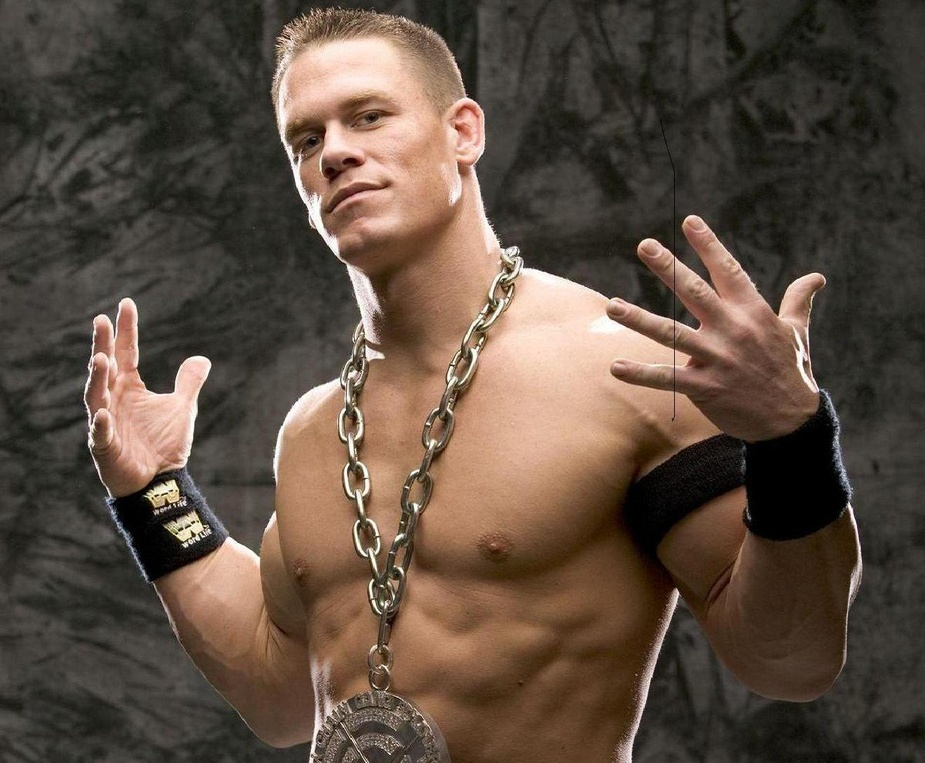
#> input picture pictures/cena.jpg, 925 x 763 px, shrunk from 1320 x 1088 before the run
$ python detectFace.py
#> lines starting #> are read from the running program, lines starting #| are printed output that depends on the picture; after the words box and inside, x2 and y2 are one past the last pixel; in counts of white or black regions, pixels touching at a corner belong together
import numpy as np
import cv2 as cv
from takeStill import *

face_cascade = cv.CascadeClassifier('/home/pi/opencv-3.2.0/data/haarcascades/haarcascade_frontalface_default.xml')
eye_cascade = cv.CascadeClassifier('/home/pi/opencv-3.2.0/data/haarcascades/haarcascade_eye.xml')
img = cv.imread('pictures/cena.jpg')
#> img is the input picture: shape (763, 925, 3); mean B, G, R 64, 76.2, 91.7
gray = cv.cvtColor(img, cv.COLOR_BGR2GRAY)
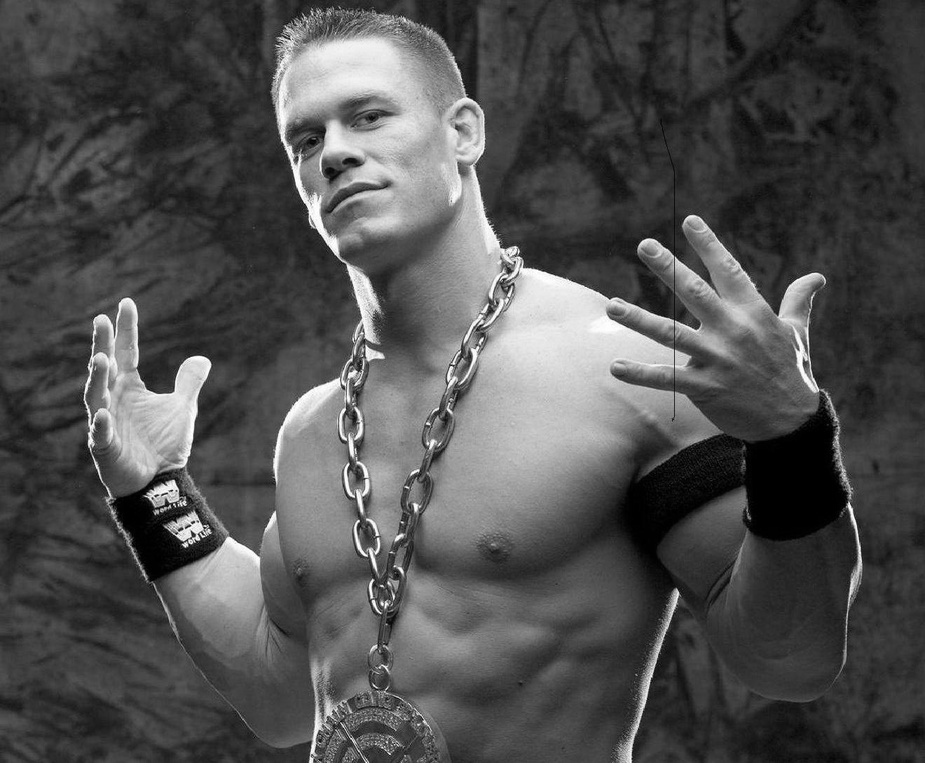
#> gray: shape (763, 925); min 0, max 255, mean 79.5

faces = face_cascade.detectMultiScale(gray, 1.3, 5)
#> faces = [[240, 36, 208, 208]]
for (x,y,w,h) in faces:
    cv.rectangle(img,(x,y),(x+w,y+h),(255,0,0),2)
    roi_gray = gray[y:y+h, x:x+w]
    roi_color = img[y:y+h, x:x+w]
    eyes = eye_cascade.detectMultiScale(roi_gray)
    for (ex,ey,ew,eh) in eyes:
        cv.rectangle(roi_color,(ex,ey),(ex+ew,ey+eh),(0,255,0),2)
#> this loop made 1 pass
#> (x, y, w, h, eyes) on pass 1: (240, 36, 208, 208, [[101, 61, 43, 43]])
#> pass 1, `roi_gray = gray[y:y+h, x:x+w]`:
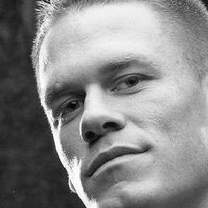
#> roi_gray: shape (208, 208); min 2, max 255, mean 136.5
#> pass 1, `roi_color = img[y:y+h, x:x+w]`:
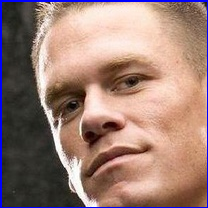
#> roi_color: shape (208, 208, 3); mean B, G, R 117.5, 126.9, 156.5
#> after the loop:
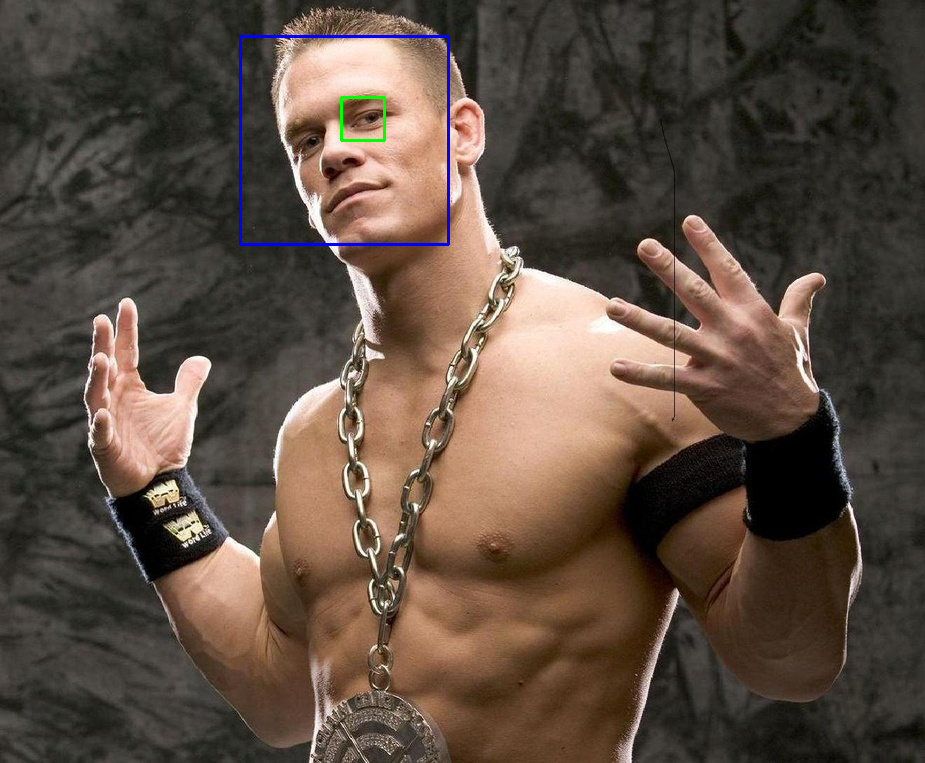
#> img: shape (763, 925, 3); 0.43% of pixels changed, all inside (x1, y1, x2, y2) = (239, 35, 450, 246)
#> after the loop:
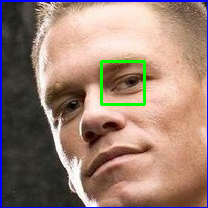
#> roi_color: shape (208, 208, 3); 1.18% of pixels changed, all inside (x1, y1, x2, y2) = (100, 60, 146, 106)
cv.imshow('img',img)
cv.waitKey(0)
cv.destroyAllWindows()
